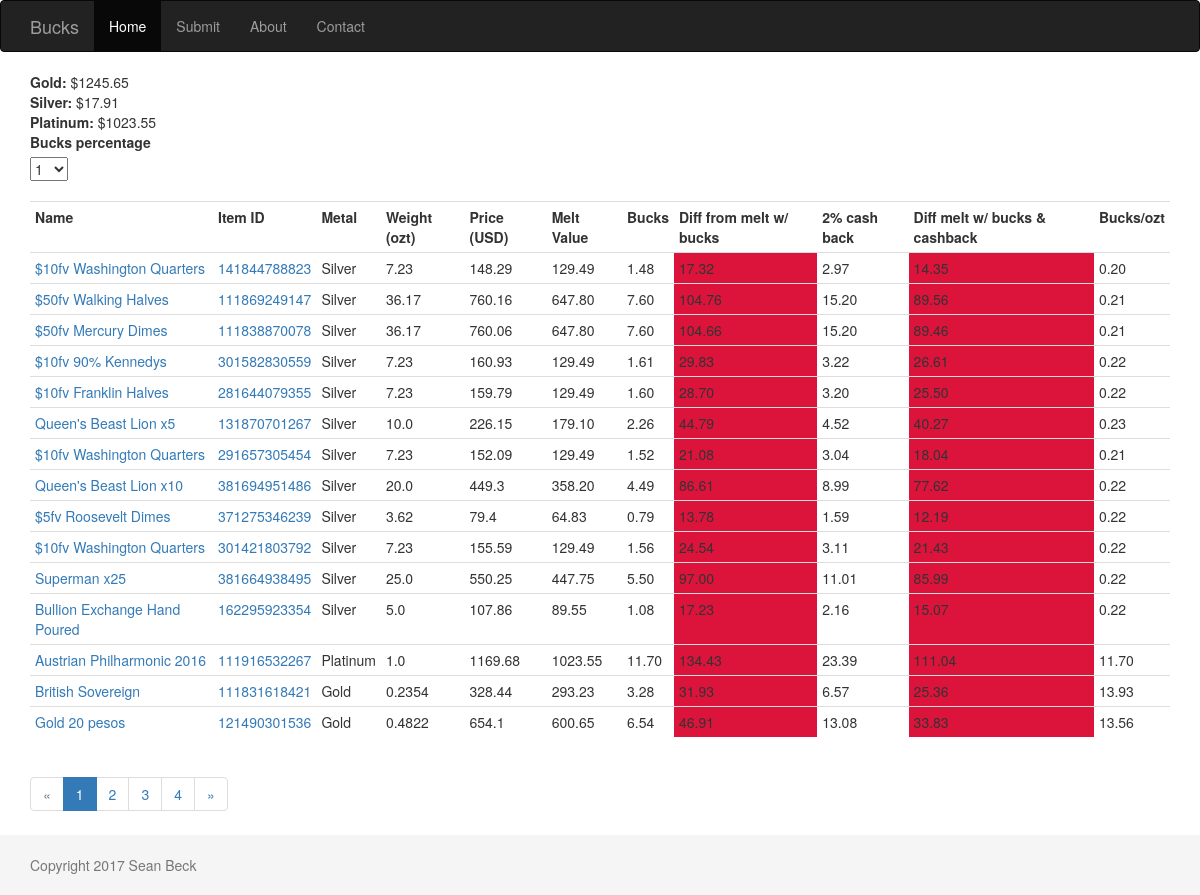
The page / on the database its author committed.
### deals/models.py (models this page shows, shortened)
class Spot(db.Model):
    id = db.Column(db.Integer, primary_key=True)
    name = db.Column(db.String(10), unique=True)
    value = db.Column(db.Float)

class Item(db.Model):
    id = db.Column(db.Integer, primary_key=True)
    ebay_id = db.Column(db.Integer, unique=True)
    name = db.Column(db.String)
    price = db.Column(db.Float)
    weight = db.Column(db.Float)
    metal = db.Column(db.String)
    picture = db.Column(db.LargeBinary)
    reported = db.Column(db.Boolean, default=False)

### deals/views.py (the view)
@deals_blueprint.route('/')
@deals_blueprint.route('/<int:page>')
def index(page=1):
    select = PercentForm()
    spots = Spot.query.all()
    items = Item.query.order_by(Item.metal.desc()).paginate(page, current_app.config['PAGINATION'], True)
    return render_template('index.html', items_pagination=items, spots=spots, select=select)

### deals/forms.py
class PercentForm(FlaskForm):
    percentage = SelectField('Bucks percentage', choices=[('1', '1'), ('2', '2'),
                                                          ('4', '4'), ('6', '6'),
                                                          ('8', '8'), ('10', '10')], id='bucks-percent')

### deals/templates/index.html (shortened to what this page needs)
{% extends "base.html" %}
{% from "bootstrap/pagination.html" import render_pagination %}
{% block page_content %}
{% for spot in spots %}
<b>{{ spot.name|capitalize }}:</b> ${{ spot.value }}<br>
{% endfor %}
{{ select.percentage.label }}<br>{{ select.percentage(onchange='percentage_changed()') }}<br><br>
<table class="table table-hover table-condensed table-responsive">
    <tr>
        <th>Name</th>
        <th>Item ID</th>
        <th>Metal</th>
        <th>Weight (ozt)</th>
        <th>Price (USD)</th>
        <th>Melt Value</th>
        <th>Bucks</th>
        <th>Diff from melt w/ bucks</th>
        <th>2% cash back</th>
        <th>Diff melt w/ bucks & cashback</th>
        <th>Bucks/ozt</th>
    </tr>
    {% for item in items_pagination.items %}
    <tr class="item">
        <td class="name"><a href="{{ url_for('deals.item', item_id=item.id) }}">{{ item.name }}</a></td>
        <td class="item_id"><a href="https://www.ebay.com/itm/{{ item.ebay_id }}">{{ item.ebay_id }}</a></td>
        <td class="metal">{{ item.metal|capitalize }}</td>
        <td class="weight">{{ item.weight }}</td>
        <td class="price">{{ item.price }}</td>
        <td class="melt"></td>
        <td class="bucks"></td>
        <td class="melt_diff"></td>
        <td class="cashback"></td>
        <td class="melt_diff_cash"></td>
        <td class="bucks_per"></td>
    </tr>
    {% endfor %}
</table>
{{ render_pagination(items_pagination) }}
{% endblock %}

### deals/static/css/style.css (style rules this page uses)
html { position: relative; min-height: 100%; }
body { margin-bottom: 60px; }

### rows shown on the page
Spot: name "Gold", value "1245.65"
Spot: name "Silver", value "17.91"
Spot: name "Platinum", value "1023.55"
Item: name "$10fv Washington Quarters", ebay_id "141844788823", metal "Silver", weight "7.23", price "148.29"
Item: name "$50fv Walking Halves", ebay_id "111869249147", metal "Silver", weight "36.17", price "760.16"
Item: name "$50fv Mercury Dimes", ebay_id "111838870078", metal "Silver", weight "36.17", price "760.06"
Item: name "$10fv 90% Kennedys", ebay_id "301582830559", metal "Silver", weight "7.23", price "160.93"
Item: name "$10fv Franklin Halves", ebay_id "281644079355", metal "Silver", weight "7.23", price "159.79"
Item: name "Queen's Beast Lion x5", ebay_id "131870701267", metal "Silver", weight "10.0", price "226.15"
Item: name "$10fv Washington Quarters", ebay_id "291657305454", metal "Silver", weight "7.23", price "152.09"
Item: name "Queen's Beast Lion x10", ebay_id "381694951486", metal "Silver", weight "20.0", price "449.3"
Item: name "$5fv Roosevelt Dimes", ebay_id "371275346239", metal "Silver", weight "3.62", price "79.4"
Item: name "$10fv Washington Quarters", ebay_id "301421803792", metal "Silver", weight "7.23", price "155.59"
Item: name "Superman x25", ebay_id "381664938495", metal "Silver", weight "25.0", price "550.25"
Item: name "Bullion Exchange Hand Poured", ebay_id "162295923354", metal "Silver", weight "5.0", price "107.86"
Item: name "Austrian Philharmonic 2016", ebay_id "111916532267", metal "Platinum", weight "1.0", price "1169.68"
Item: name "British Sovereign", ebay_id "111831618421", metal "Gold", weight "0.2354", price "328.44"
Item: name "Gold 20 pesos", ebay_id "121490301536", metal "Gold", weight "0.4822", price "654.1"

### other values the page prints
{{ caption|e }} "Home" "Submit" "About" "Contact"
{{ select.percentage.label }} "Bucks percentage"
{{ render_pagination(items_pagination) }} "« 1 2 3 4 »"
